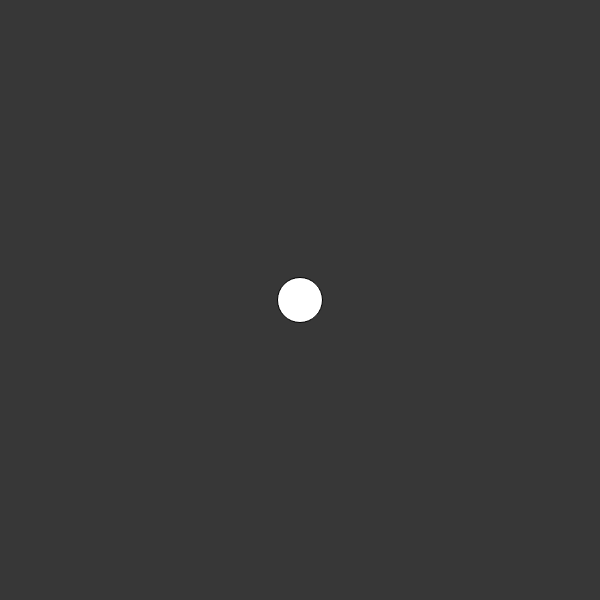
Frame 1 (no input)
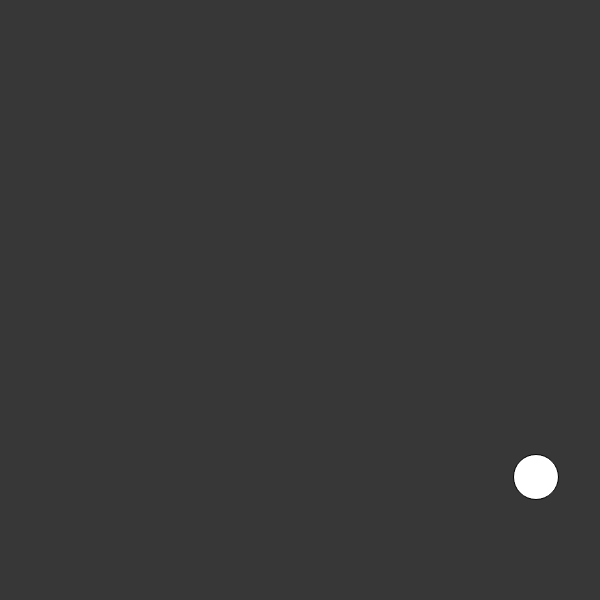
Frame 60 (no input)
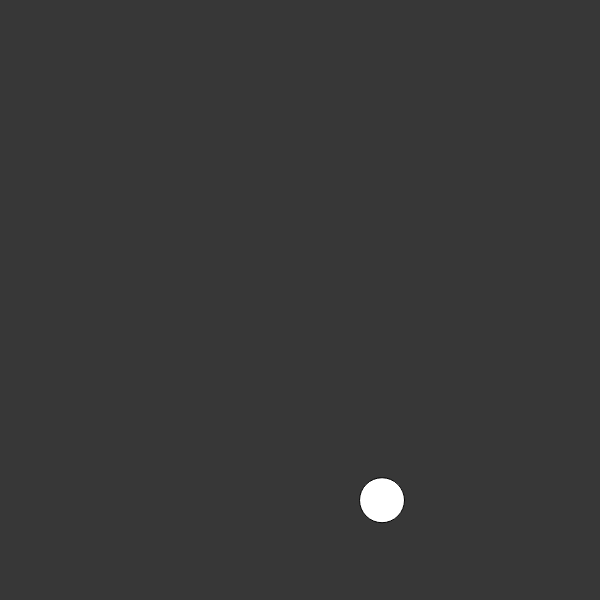
Frame 120 (the mouse pressed at the canvas centre since frame 60)

The p5.js sketch that drew these frames (run headless with seeded random() and noise() and a simulated clock; from frame 60 on, the mouse is pressed at the canvas centre):

// p5.js sketch
// ── sketch.js
let height = 600;
let width = 600;

function setup(){
    createCanvas(width, height);
}

var x = width/2;
var y = height/2;
var xspeed =4;
var yspeed =3;

function draw(){
    background(55);
    ellipse(x,y,45,45);
    x = x+xspeed;
    y = y+yspeed;
        if(x<22.5 || x>width-22.5){
            xspeed =-xspeed*1.01;
        }
        if(y<22.5 || y>height-22.5){
            yspeed =-yspeed*1.01;
        }
}
